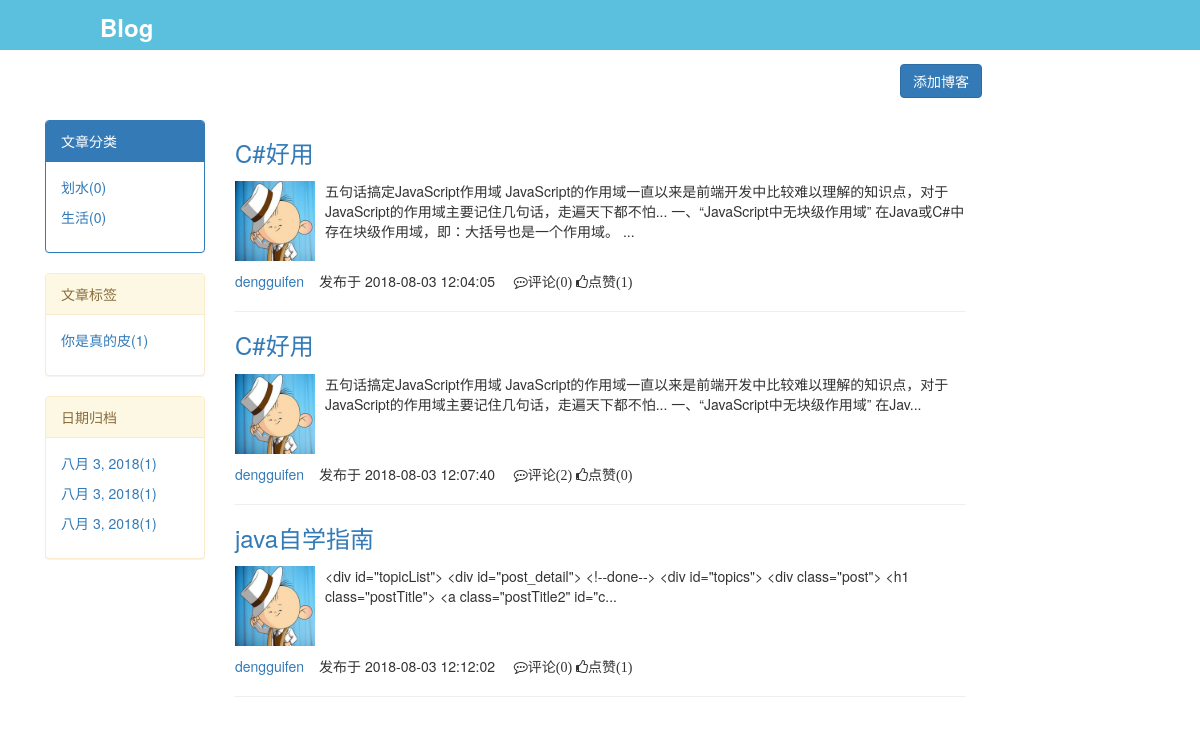
Screenshot of /blog/itemize/?user=dengguifen&time=2018-08-03 with the database file from the repository.
### app01/models.py (models this page shows, shortened)
class Tag(models.Model):
    nid = models.AutoField(primary_key=True)
    title = models.CharField(max_length=32)  # 标签名
    blog = models.ForeignKey(to="Blog", to_field="nid")  # 所属博客
    class Meta:
        db_table = "tag"

class Article(models.Model):
    nid = models.AutoField(primary_key=True)
    title = models.CharField(max_length=50)  # 文章标题
    desc = models.CharField(max_length=255)  # 文章描述
    create_time = models.DateTimeField(auto_now_add=True)  # 创建时间
    comment_count = models.IntegerField(verbose_name="评论数", default=0)
    up_count = models.IntegerField(verbose_name="点赞数", default=0)
    down_count = models.IntegerField(verbose_name="踩数", default=0)
    category = models.ForeignKey(to="Category", to_field="nid", null=True)
    user = models.ForeignKey(to="UserInfo", to_field="nid")
    tags = models.ManyToManyField(  # 中介模型
        to="Tag",
        through="Article2Tag",
        through_fields=("article", "tag"),  # 注意顺序！！！
    )
    class Meta:
        db_table = "article"

class UserInfo(AbstractUser):
    nid = models.AutoField(primary_key=True)
    phone = models.CharField(max_length=11, null=True, unique=True)
    avatar = models.FileField(upload_to="avatars/", default="avatars/default.png", verbose_name="头像")
    create_time = models.DateTimeField(auto_now_add=True)
    blog = models.OneToOneField(to="Blog", to_field="nid", null=True)
    def __str__(self):
        return self.username
    class Meta:
        db_table = "userinfo"

### app01/views.py (the view)
def itemize(request):
    user = request.GET.get('user')
    message = request.GET.get('message', None)
    time = request.GET.get('time', None)
    username = models.UserInfo.objects.filter(username=user).first()
    if not username:
        return HttpResponse("404")
    if time:
        datetime = time.split("-")
        article_list = models.Article.objects.filter(user=username, create_time__year=datetime[0], create_time__month=datetime[1], create_time__day=datetime[2])
    if message:
        category = models.Category.objects.filter(title=message).first()
        article_list = models.Article.objects.filter(category=category, user=username)
    archive_list, tag_list, category_list = get_left_menu(username)
    return render(request, 'gatetory.html',
                  {
                      "article_list": article_list,
                      "archive_list": archive_list,
                      "tag_list": tag_list,
                      "category_list": category_list
                  })

### app01/views.py (called while the page is built)
def get_left_menu(username):
    user = models.UserInfo.objects.filter(username=username).first()
    blog = user.blog
    category_list = models.Category.objects.filter(blog=blog).annotate(c=Count("article")).values("title", "c")
    tag_list = models.Tag.objects.filter(blog=blog).annotate(c=Count("article")).values("title", "c")
    archive_list = models.Article.objects.filter(user=user).annotate(c=Count("nid")).values("create_time", "c")
    return archive_list, tag_list, category_list

### templates/gatetory.html (shortened to what this page needs)
{% extends 'base.html' %}
{% block page-main %}
    <div>
        <div class="article">
            {% for article in article_list %}
                <h3><a href="/blog/{{ article.user.username }}/article/{{ article.pk }}/">{{ article.title }}</a></h3>
                <div class="media">
                    <div class="media-left">
                        <a href="/blog/{{ article.user.username }}/">
                            <img class="media-object author-img" src="/media/{{ article.user.avatar }}" alt="...">
                        </a>
                    </div>
                    <div class="media-body">
                        <p>{{ article.desc }}</p>
                    </div>
                </div>
                <div class="article-footer">
                    <span><a href="/blog/{{ article.user.username }}/">{{ article.user.username }}</a></span>发布于
                    <span>{{ article.create_time|date:'Y-m-d H:i:s' }}</span>
                    <i class="fa fa-commenting-o" aria-hidden="true">评论({{ article.comment_set.all.count }})</i>
                    <i class="fa fa-thumbs-o-up" aria-hidden="true">点赞({{ article.up_count }})</i>
                </div>
                <hr>
                </div>
            {% endfor %}
    </div>
{% endblock %}

### templates/base.html (shortened to what this page needs)
<!DOCTYPE html>
<html lang="en">
<head>
    <link rel="stylesheet" href="/static/bootstrap/css/bootstrap.min.css">
    <link rel="stylesheet" href="/static/fontawesome/css/font-awesome.css">
    <link rel="stylesheet" href="/static/mystyle.css">
    <link rel="stylesheet" href="/static/theme/{{ blog.theme }}">
</head>
<body>
<div class="header">
    {% if blog.title %}
        <p class="col-md-offset-1">{{ blog.title }}</p>
        {% else %}
        <p class="col-md-offset-1">Blog</p>
    {% endif %}
    <a class="col-md-offset-9 btn btn-primary" href="/blog/backend/add_article/">添加博客</a>
</div>
<div class="container">
    <div class="col-md-2">
        <div class="panel panel-primary">
            <div class="panel-heading">文章分类</div>
            <div class="panel-body">
                {% for category in category_list %}
                    <a href="/blog/itemize/?user={{ user }}&message={{ category.title }}">
                        <p>{{ category.title }}({{ category.c}})</p>
                    </a>
                {% endfor %}
            </div>
        </div>
        <div class="panel panel-warning">
            <div class="panel-heading">文章标签</div>
            <div class="panel-body">
                {% for tag in tag_list %}
                    <a>
                        <p>{{ tag.title }}({{ tag.c }})</p>
                    </a>
                {% endfor %}
            </div>
        </div>
        <div class="panel panel-warning">
            <div class="panel-heading">日期归档</div>
            <div class="panel-body">
                {% for archive in archive_list %}
                    <a href="/blog/itemize/?user={{ user }}&time={{ archive.create_time|date:"Y-m-d" }}">
                        <p>{{ archive.create_time|date }}({{ archive.c }})</p>
                    </a>
                {% endfor %}
            </div>
        </div>
    </div>
    <div class="col-md-8">
    {% block page-main %}{% endblock %}
</body>
</html>

### static/mystyle.css (style rules this page uses)
.author-img { width: 80px; height:80px; }
.article-footer span { margin-right: 15px; }
.article-footer { margin-top: 10px; }
.header { height: 50px; width: 100%; color: white; background-color: #5bc0de; }
.header p { font-size: 24px; padding: 10px 0; font-weight: bold; }
.container { margin-top: 70px; }

### rows the page displays
Tag: title "你是真的皮", c "1"
Article: title "C#好用", user.avatar (picture), desc "五句话搞定JavaScript作用域 JavaScript的作用域一直以来是前端开发中比较难以理解的知识点，对于JavaScript的作用域主要记住几句话，走遍天下都不怕... 一、“JavaScript中无块级作用域” 在Java或C#中存在块级作用域，即：大括号也是一个作用域。 ...", user.username "dengguifen", create_time "2018-08-03 12:04:05", comment_set.all.count "0", up_count "1"
Article: title "C#好用", user.avatar (picture), desc "五句话搞定JavaScript作用域 JavaScript的作用域一直以来是前端开发中比较难以理解的知识点，对于JavaScript的作用域主要记住几句话，走遍天下都不怕... 一、“JavaScript中无块级作用域” 在Jav...", user.username "dengguifen", create_time "2018-08-03 12:07:40", comment_set.all.count "2", up_count "0"
Article: title "java自学指南", user.avatar (picture), desc "<div id=\"topicList\"> <div id=\"post_detail\"> <!--done--> <div id=\"topics\"> <div class=\"post\"> <h1 class=\"postTitle\"> <a class=\"postTitle2\" id=\"c...", user.username "dengguifen", create_time "2018-08-03 12:12:02", comment_set.all.count "0", up_count "1"

### other values shown
{{ category.title }} "划水" "生活"
{{ category.c }} "0" "0"
{{ archive.create_time|date }} "八月 3, 2018" "八月 3, 2018" "八月 3, 2018"
{{ archive.c }} "1" "1" "1"
